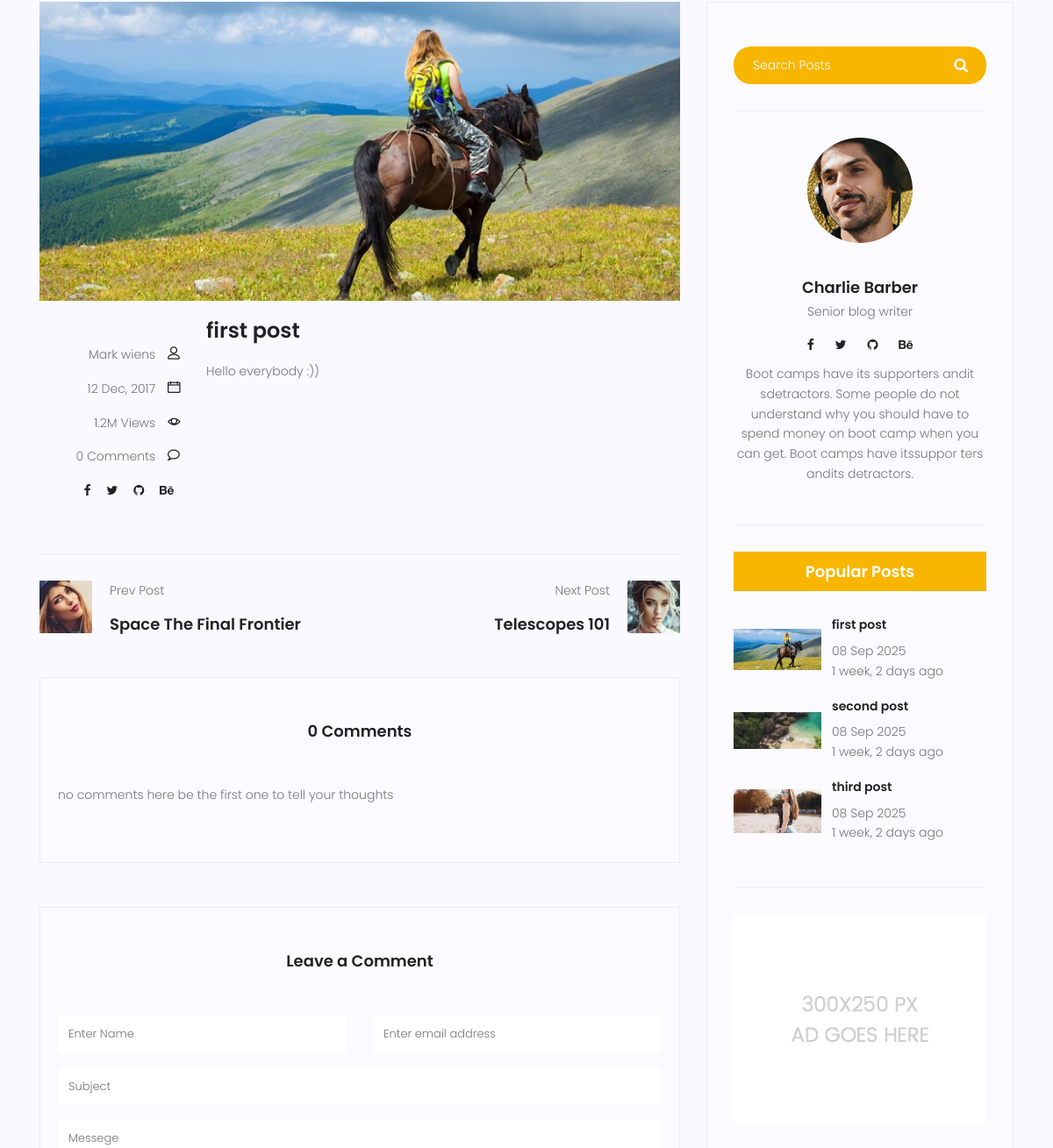
/blog/myblog/1/ (middle part), run on an earlier commit of the app's database.
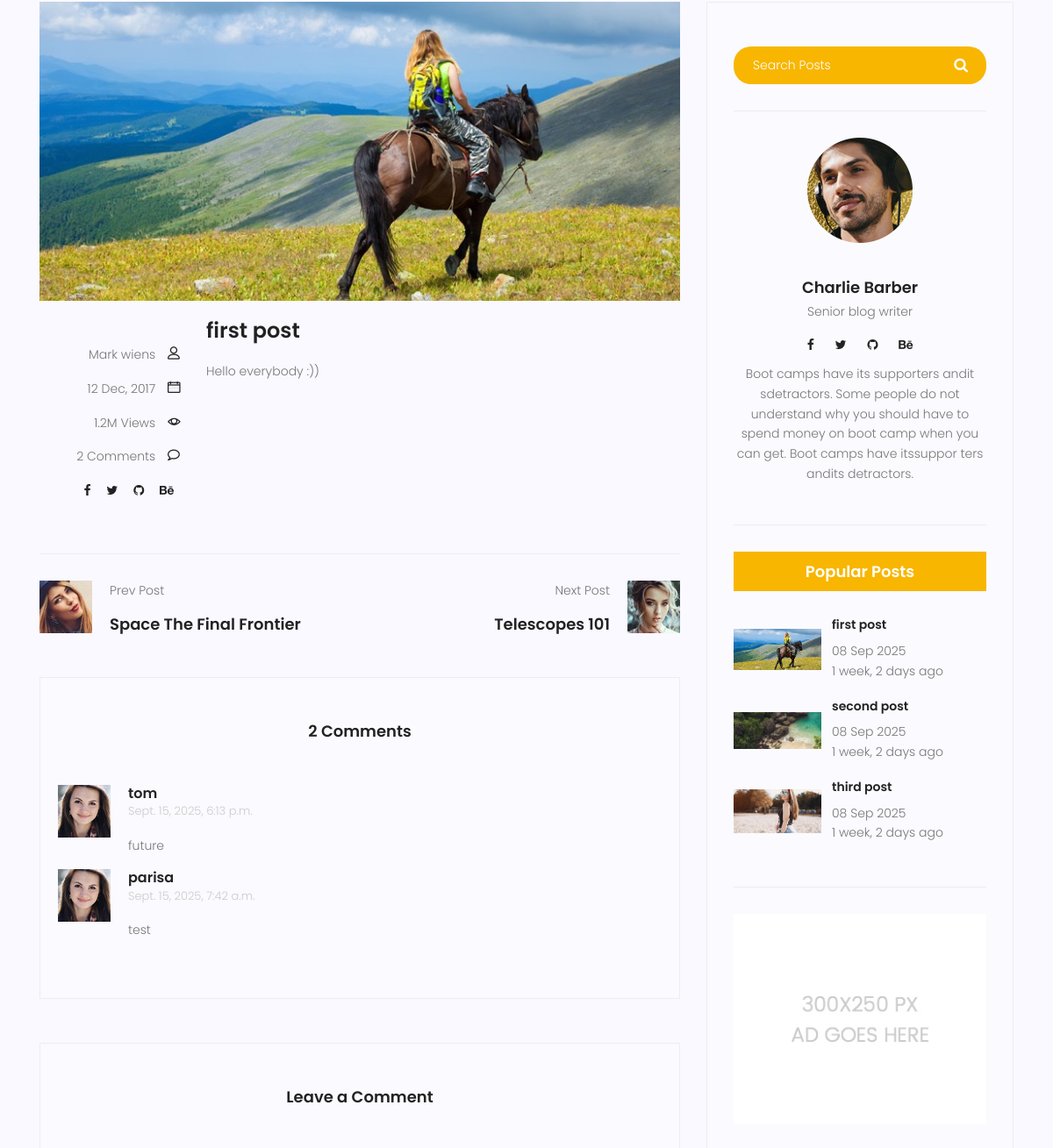
And on a later commit of the database.
### myblog/models.py (models this page shows, shortened)
class Post(models.Model):
    title = models.CharField(max_length=200)
    content = models.TextField(default='null')
    author = models.ForeignKey(User, on_delete=models.SET_NULL, null=True)
    created = models.DateTimeField(auto_now_add=True)
    updated = models.DateTimeField(auto_now=True)
    published = models.DateTimeField(null=True)
    status = models.BooleanField(default=False)
    counted_view = models.IntegerField(default=0)
    image = models.ImageField(upload_to='myblog/', default='myblog/default.jpg')
    category = models.ManyToManyField(Category,)
    tag = TaggableManager()
    login_require = models.BooleanField(default=False)

class Comment(models.Model):
    post = models.ForeignKey(Post, on_delete=models.CASCADE)
    name = models.CharField(max_length=255)
    email = models.EmailField()
    subject = models.CharField(max_length=255)
    message = models.TextField()
    created = models.DateTimeField(auto_now_add=True)
    updated = models.DateTimeField(auto_now=True)
    approved = models.BooleanField(default=False)
    class Meta:
        ordering = ['-created']

### myblog/views.py (the view, shortened to what this page needs)
# urls.py: path('myblog/<int:pid>/', single_blog_view, name='blog_single'),
def single_blog_view(request,pid):
   posts = get_object_or_404(Post, pk=pid)
   if not posts.login_require:
     comments = Comment.objects.filter(post=posts.id, approved=True)
     form = CommentForm()
     content = {"posts":posts, "comments": comments, 'form':form}
     return render (request, 'myblog/single-blog.html',content)
   else:
     return HttpResponseRedirect(reverse('accounts:login'))

### myblog/forms.py
class CommentForm(forms.ModelForm):
    class Meta:
        model = Comment
        fields = ['post' ,'name', 'email', 'subject', 'message',]

### myblog/templatetags/blog_tags.py (called while the page is built)
@register.inclusion_tag('myblog/blog-popular.html')
def popular_posts():
    posts = Post.objects.filter(status=1).order_by('published')[:3]
    return {"posts" : posts}

### templates/myblog/single-blog.html (shortened to what this page needs)
{% extends 'base.html' %}
{% load static %}
{% load blog_tags %}
{% load humanize %}
{% block content %}
    <section class="post-content-area single-post-area">
      <div class="container">
        <div class="row">
          <div class="col-lg-8 posts-list">
            <div class="single-post row">
              <div class="col-lg-12">
                <div class="feature-img">
                  <img
                    class="img-fluid"
                    src="{{posts.image.url}}"
                    alt=""
                  />
                </div>
              </div>
              <div class="col-lg-3 col-md-3 meta-details">
                <div class="user-details row">
                  <p class="user-name col-lg-12 col-md-12 col-6">
                    <a href="#">Mark wiens</a>
                    <span class="lnr lnr-user"></span>
                  </p>
                  <p class="date col-lg-12 col-md-12 col-6">
                    <a href="#">12 Dec, 2017</a>
                    <span class="lnr lnr-calendar-full"></span>
                  </p>
                  <p class="view col-lg-12 col-md-12 col-6">
                    <a href="#">1.2M Views</a> <span class="lnr lnr-eye"></span>
                  </p>
                  <p class="comments col-lg-12 col-md-12 col-6">
                    <a href="#"> {{ comments|length }} Comments</a>
                    <span class="lnr lnr-bubble"></span>
                  </p>
                  <ul class="social-links col-lg-12 col-md-12 col-6">
                    <li>
                      <a href="#"><i class="fa fa-facebook"></i></a>
                    </li>
                    <li>
                      <a href="#"><i class="fa fa-twitter"></i></a>
                    </li>
                    <li>
                      <a href="#"><i class="fa fa-github"></i></a>
                    </li>
                    <li>
                      <a href="#"><i class="fa fa-behance"></i></a>
                    </li>
                  </ul>
                </div>
              </div>
              <div class="col-lg-9 col-md-9">
                <h3 class="mt-20 mb-20">
                  {{posts.title}}
                </h3>
                <p class="excert">
                  {{posts.content|safe}}
              </div>
            </div>
            <div class="navigation-area">
              <div class="row">
                <div
                  class="col-lg-6 col-md-6 col-12 nav-left flex-row d-flex justify-content-start align-items-center"
                >
                  <div class="thumb">
                    <a href="#"
                      ><img
                        class="img-fluid"
                        src="{% static 'img/blog/prev.jpg' %}"
                        alt=""
                    /></a>
                  </div>
                  <div class="arrow">
                    <a href="#"
                      ></a>
                  </div>
                  <div class="detials">
                    <p>Prev Post</p>
                    <a href="#"><h4>Space The Final Frontier</h4></a>
                  </div>
                </div>
                <div
                  class="col-lg-6 col-md-6 col-12 nav-right flex-row d-flex justify-content-end align-items-center"
                >
                  <div class="detials">
                    <p>Next Post</p>
                    <a href="#"><h4>Telescopes 101</h4></a>
                  </div>
                  <div class="arrow">
                    <a href="#"
                      ></a>
                  </div>
                  <div class="thumb">
                    <a href="#"
                      ><img
                        class="img-fluid"
                        src="{% static 'img/blog/next.jpg' %}"
                        alt=""
                    /></a>
                  </div>
                </div>
              </div>
            </div>
            <div class="comments-area">
              <h4> {{comments|length}} Comments</h4>
              <div class="comment-list">
              {% for comment in comments %}
                <div class="single-comment justify-content-between d-flex">
                  <div class="user justify-content-between d-flex">
                    <div class="thumb">
                      <img
                        src="{% static 'img/blog/c1.jpg' %}"
                        alt=""
                      />
                    </div>
                    <div class="desc">
                      <h5><a href="#">{{comment.name}}</a></h5>
                      <p class="date">{{comment.created}}</p>
                      <p class="comment">
                        {{comment.message}}
                      </p>
                    </div>
                  </div>
                </div>
                	{% empty %}
						      <div class="single-comment justify-content-between d-flex">
						      <p class="center"> no comments here be the first one to tell your thoughts </p>
              </div>
              {% endfor %}
              </div>
              </div>
            <div class="comment-form">
              <h4>Leave a Comment</h4>
              <form method="post", action="{% url 'myblog:blog_single' pid=posts.id %}">
              {% if request.user.is_authenticated %}
              <input name="name" type="hidden" value={{request.user.name}}>
              <input name="email" type="hidden" value={{request.user.email}}>
              {% else %}
                <div class="form-group form-inline">
                  <div class="form-group col-lg-6 col-md-12 name">
                    <input
                      type="text"
                      class="form-control"
                      name="name"
                      placeholder="Enter Name"
                      onfocus="this.placeholder = ''"
                      onblur="this.placeholder = 'Enter Name'"/>
                  </div>
                  <div class="form-group col-lg-6 col-md-12 email">
                    <input
                      type="email"
                      class="form-control"
                      name="email"
                      placeholder="Enter email address"
                      onfocus="this.placeholder = ''"
                      onblur="this.placeholder = 'Enter email address'"/>
                  </div>
                </div>
                {% endif %}
                <div class="form-group">
                  <input
                    type="text"
                    class="form-control"
                    name="subject"
                    placeholder="Subject"
                    onfocus="this.placeholder = ''"
                    onblur="this.placeholder = 'Subject'"/>
                </div>
                <div class="form-group">
                  <textarea
                    class="form-control mb-10"
                    rows="5"
                    name="message"
                    placeholder="Messege"
                    onfocus="this.placeholder = ''"
                    onblur="this.placeholder = 'Messege'"
                    required=""></textarea>
                </div>
              </form>
            </div>
          </div>
          <div class="col-lg-4 sidebar-widgets">
            <div class="widget-wrap">
              {% include 'myblog/blog-search.html' %}
              {% include 'myblog/blog-writer.html' %}
              {% popular_posts %}
              {% include 'myblog/blog-ads.html' %}
            </div>
          </div>
        </div>
      </div>
    </section>
{% endblock %}

### templates/base.html (shortened to what this page needs)
{% load static %}
<!DOCTYPE html>
<html lang="zxx" class="no-js">
  <head>
    <link rel="stylesheet" href="{% static 'css/linearicons.css' %}" />
    <link rel="stylesheet" href="{% static 'css/font-awesome.min.css' %}" />
    <link rel="stylesheet" href="{% static 'css/bootstrap.css' %}" />
    <link rel="stylesheet" href="{% static 'css/magnific-popup.css' %}" />
    <link rel="stylesheet" href="{% static 'css/jquery-ui.css' %}" />
    <link rel="stylesheet" href="{% static 'css/nice-select.css' %}" />
    <link rel="stylesheet" href="{% static 'css/animate.min.css' %}" />
    <link rel="stylesheet" href="{% static 'css/owl.carousel.css' %}" />
    <link rel="stylesheet" href="{% static 'css/main.css' %}" />
  </head>
  <body>
{% block content %}
{% endblock content %}
  </body>
</html>

### templates/myblog/blog-search.html
<div class="single-sidebar-widget search-widget">
    <form class="search-form" action="{% url 'myblog:search' %}" method="get">
        <input placeholder="Search Posts" name="s" type="text" onfocus="this.placeholder = ''" onblur="this.placeholder = 'Search Posts'" >
        <button type="submit"><i class="fa fa-search"></i></button>
    </form>
</div>

### templates/myblog/blog-writer.html
{% load static %}
<div class="single-sidebar-widget user-info-widget">
                <img src="{% static 'img/blog/user-info.png' %}" alt="" />
                <a href="#"><h4>Charlie Barber</h4></a>
                <p>Senior blog writer</p>
                <ul class="social-links">
                  <li>
                    <a href="#"><i class="fa fa-facebook"></i></a>
                  </li>
                  <li>
                    <a href="#"><i class="fa fa-twitter"></i></a>
                  </li>
                  <li>
                    <a href="#"><i class="fa fa-github"></i></a>
                  </li>
                  <li>
                    <a href="#"><i class="fa fa-behance"></i></a>
                  </li>
                </ul>
                <p>
                  Boot camps have its supporters andit sdetractors. Some people
                  do not understand why you should have to spend money on boot
                  camp when you can get. Boot camps have itssuppor ters andits
                  detractors.
                </p>
              </div>

### templates/myblog/blog-popular.html
{% load humanize %}
{% load static %}
<div class="single-sidebar-widget popular-post-widget">
  <h4 class="popular-title">Popular Posts</h4>
  <div class="popular-post-list">
    {% for post in posts %}
    <div class="single-post-list d-flex flex-row align-items-center">
      <div class="thumb">
        <img class="img-fluid" src="{{ post.image.url }}" alt="" />
      </div>
      <div class="details">
        <a href="{% url 'myblog:blog_single' pid=post.id %}"
          ><h6>{{ post.title }}</h6></a
        >
        <p>{{ post.published|date:'d M Y' }}</p>
        <p>{{post.published|naturaltime}}</p>
      </div>
    </div>
    {% endfor %}
  </div>
</div>

### templates/myblog/blog-ads.html
{% load static %}
<div class="single-sidebar-widget ads-widget">
                <a href="#"
                  ><img
                    class="img-fluid"
                    src="{% static 'img/blog/ads-banner.jpg' %}"
                    alt=""
                /></a>
              </div>

### templates/myblog/blog-newspaper.html (shortened to what this page needs)
{% load static %}

What changed in the data, as far as the page shows it:
added Comment: name "tom", created "Sept. 15, 2025, 6:13 p.m.", message "future"
added Comment: name "parisa", created "Sept. 15, 2025, 7:42 a.m.", message "test"
Also different on the page:
{{ comments|length }}: "0" → "2"
text no longer shown: "no comments here be the first one to tell your thoughts"
